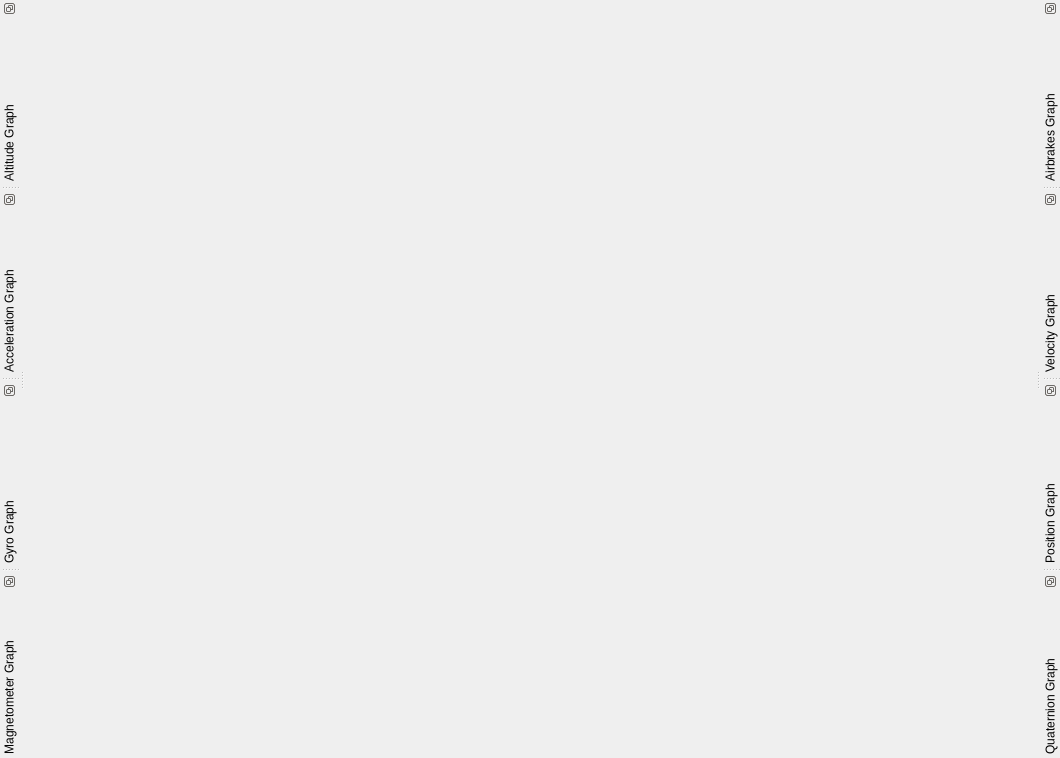
<?xml version="1.0" encoding="UTF-8"?>
<ui version="4.0">
 <class>RocketGraphWindow</class>
 <widget class="QMainWindow" name="RocketGraphWindow">
  <property name="geometry">
   <rect>
    <x>0</x>
    <y>0</y>
    <width>1060</width>
    <height>758</height>
   </rect>
  </property>
  <property name="windowTitle">
   <string>MainWindow</string>
  </property>
  <widget class="QWidget" name="centralwidget">
   <layout class="QGridLayout" name="gridLayout"/>
  </widget>
  <widget class="QDockWidget" name="Altitude">
   <property name="features">
    <set>QDockWidget::DockWidgetFeature::DockWidgetFloatable|QDockWidget::DockWidgetFeature::DockWidgetMovable|QDockWidget::DockWidgetFeature::DockWidgetVerticalTitleBar</set>
   </property>
   <property name="windowTitle">
    <string>Altitude Graph</string>
   </property>
   <attribute name="dockWidgetArea">
    <number>1</number>
   </attribute>
   <widget class="QWidget" name="dockWidgetContents">
    <layout class="QGridLayout" name="gridLayout_2">
     <property name="leftMargin">
      <number>0</number>
     </property>
     <property name="topMargin">
      <number>0</number>
     </property>
     <property name="rightMargin">
      <number>0</number>
     </property>
     <property name="bottomMargin">
      <number>0</number>
     </property>
     <item row="0" column="0">
      <widget class="QChartView" name="AltitudeGraph" native="true"/>
     </item>
    </layout>
   </widget>
  </widget>
  <widget class="QDockWidget" name="Acceleration">
   <property name="features">
    <set>QDockWidget::DockWidgetFeature::DockWidgetFloatable|QDockWidget::DockWidgetFeature::DockWidgetMovable|QDockWidget::DockWidgetFeature::DockWidgetVerticalTitleBar</set>
   </property>
   <property name="windowTitle">
    <string>Acceleration Graph</string>
   </property>
   <attribute name="dockWidgetArea">
    <number>1</number>
   </attribute>
   <widget class="QWidget" name="dockWidgetContents_2">
    <layout class="QGridLayout" name="gridLayout_3">
     <property name="leftMargin">
      <number>0</number>
     </property>
     <property name="topMargin">
      <number>0</number>
     </property>
     <property name="rightMargin">
      <number>0</number>
     </property>
     <property name="bottomMargin">
      <number>0</number>
     </property>
     <item row="0" column="0">
      <widget class="QChartView" name="AccelerationGraph" native="true"/>
     </item>
    </layout>
   </widget>
  </widget>
  <widget class="QDockWidget" name="Gyro">
   <property name="features">
    <set>QDockWidget::DockWidgetFeature::DockWidgetFloatable|QDockWidget::DockWidgetFeature::DockWidgetMovable|QDockWidget::DockWidgetFeature::DockWidgetVerticalTitleBar</set>
   </property>
   <property name="windowTitle">
    <string>Gyro Graph</string>
   </property>
   <attribute name="dockWidgetArea">
    <number>1</number>
   </attribute>
   <widget class="QWidget" name="dockWidgetContents_3">
    <layout class="QGridLayout" name="gridLayout_4">
     <property name="leftMargin">
      <number>0</number>
     </property>
     <property name="topMargin">
      <number>0</number>
     </property>
     <property name="rightMargin">
      <number>0</number>
     </property>
     <property name="bottomMargin">
      <number>0</number>
     </property>
     <item row="0" column="0">
      <widget class="QChartView" name="GyroGraph" native="true"/>
     </item>
    </layout>
   </widget>
  </widget>
  <widget class="QDockWidget" name="Mag">
   <property name="features">
    <set>QDockWidget::DockWidgetFeature::DockWidgetFloatable|QDockWidget::DockWidgetFeature::DockWidgetMovable|QDockWidget::DockWidgetFeature::DockWidgetVerticalTitleBar</set>
   </property>
   <property name="windowTitle">
    <string>Magnetometer Graph</string>
   </property>
   <attribute name="dockWidgetArea">
    <number>1</number>
   </attribute>
   <widget class="QWidget" name="dockWidgetContents_4">
    <layout class="QGridLayout" name="gridLayout_5">
     <property name="leftMargin">
      <number>0</number>
     </property>
     <property name="topMargin">
      <number>0</number>
     </property>
     <property name="rightMargin">
      <number>0</number>
     </property>
     <property name="bottomMargin">
      <number>0</number>
     </property>
     <item row="0" column="0">
      <widget class="QChartView" name="MagGraph" native="true"/>
     </item>
    </layout>
   </widget>
  </widget>
  <widget class="QDockWidget" name="Airbrakes">
   <property name="features">
    <set>QDockWidget::DockWidgetFeature::DockWidgetFloatable|QDockWidget::DockWidgetFeature::DockWidgetMovable|QDockWidget::DockWidgetFeature::DockWidgetVerticalTitleBar</set>
   </property>
   <property name="windowTitle">
    <string>Airbrakes Graph</string>
   </property>
   <attribute name="dockWidgetArea">
    <number>2</number>
   </attribute>
   <widget class="QWidget" name="dockWidgetContents_5">
    <layout class="QGridLayout" name="gridLayout_6">
     <property name="leftMargin">
      <number>0</number>
     </property>
     <property name="topMargin">
      <number>0</number>
     </property>
     <property name="rightMargin">
      <number>0</number>
     </property>
     <property name="bottomMargin">
      <number>0</number>
     </property>
     <item row="0" column="0">
      <widget class="QChartView" name="AirbrakesGraph" native="true"/>
     </item>
    </layout>
   </widget>
  </widget>
  <widget class="QDockWidget" name="Velocity">
   <property name="features">
    <set>QDockWidget::DockWidgetFeature::DockWidgetFloatable|QDockWidget::DockWidgetFeature::DockWidgetMovable|QDockWidget::DockWidgetFeature::DockWidgetVerticalTitleBar</set>
   </property>
   <property name="windowTitle">
    <string>Velocity Graph</string>
   </property>
   <attribute name="dockWidgetArea">
    <number>2</number>
   </attribute>
   <widget class="QWidget" name="dockWidgetContents_6">
    <layout class="QGridLayout" name="gridLayout_7">
     <property name="leftMargin">
      <number>0</number>
     </property>
     <property name="topMargin">
      <number>0</number>
     </property>
     <property name="rightMargin">
      <number>0</number>
     </property>
     <property name="bottomMargin">
      <number>0</number>
     </property>
     <item row="0" column="0">
      <widget class="QChartView" name="VelocityGraph" native="true"/>
     </item>
    </layout>
   </widget>
  </widget>
  <widget class="QDockWidget" name="Position">
   <property name="features">
    <set>QDockWidget::DockWidgetFeature::DockWidgetFloatable|QDockWidget::DockWidgetFeature::DockWidgetMovable|QDockWidget::DockWidgetFeature::DockWidgetVerticalTitleBar</set>
   </property>
   <property name="windowTitle">
    <string>Position Graph</string>
   </property>
   <attribute name="dockWidgetArea">
    <number>2</number>
   </attribute>
   <widget class="QWidget" name="dockWidgetContents_7">
    <layout class="QGridLayout" name="gridLayout_8">
     <property name="leftMargin">
      <number>0</number>
     </property>
     <property name="topMargin">
      <number>0</number>
     </property>
     <property name="rightMargin">
      <number>0</number>
     </property>
     <property name="bottomMargin">
      <number>0</number>
     </property>
     <item row="0" column="0">
      <widget class="QChartView" name="PositionGraph" native="true"/>
     </item>
    </layout>
   </widget>
  </widget>
  <widget class="QDockWidget" name="Quat">
   <property name="features">
    <set>QDockWidget::DockWidgetFeature::DockWidgetFloatable|QDockWidget::DockWidgetFeature::DockWidgetMovable|QDockWidget::DockWidgetFeature::DockWidgetVerticalTitleBar</set>
   </property>
   <property name="windowTitle">
    <string>Quaternion Graph</string>
   </property>
   <attribute name="dockWidgetArea">
    <number>2</number>
   </attribute>
   <widget class="QWidget" name="dockWidgetContents_8">
    <layout class="QGridLayout" name="gridLayout_9">
     <property name="leftMargin">
      <number>0</number>
     </property>
     <property name="topMargin">
      <number>0</number>
     </property>
     <property name="rightMargin">
      <number>0</number>
     </property>
     <property name="bottomMargin">
      <number>0</number>
     </property>
     <item row="0" column="0">
      <widget class="QChartView" name="QuatGraph" native="true"/>
     </item>
    </layout>
   </widget>
  </widget>
 </widget>
 <customwidgets>
  <customwidget>
   <class>QChartView</class>
   <extends>QWidget</extends>
   <header>QChart/QChartView</header>
   <container>1</container>
  </customwidget>
 </customwidgets>
 <resources/>
 <connections/>
</ui>
